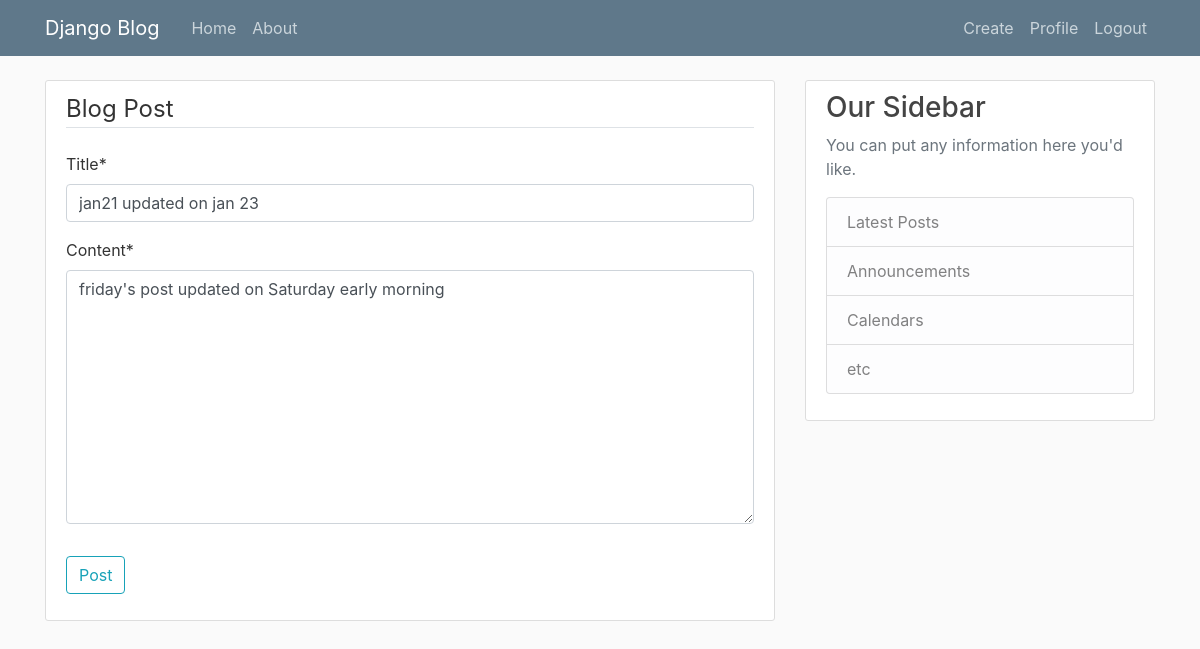
/post-detail/8/update/ (signed in), run on the app's committed database.
### homeapp/models.py (models this page shows, shortened)
class Post(models.Model):
    title=models.CharField(max_length=30)
    content=models.TextField()
    date_posted=models.DateTimeField(auto_now_add=True)
    author=models.ForeignKey(User, on_delete=models.CASCADE)

### homeapp/views.py (the view, shortened to what this page needs)
# urls.py: path('post-detail/<int:pk>/update/', PostUpdateView.as_view(), name='post-update'),
class PostUpdateView(LoginRequiredMixin, UserPassesTestMixin, UpdateView):
    model=Post
    fields=['title', 'content']
    def test_func(self):
        post=self.get_object()
        if post.author==self.request.user:
            return True
        return False

### homeapp/templates/homeapp/post_form.html (shortened to what this page needs)
{% extends "homeapp/base.html" %}
{% load crispy_forms_tags %}
{% block content %}
   <div class="content-section">
      <form method="POST">
           <fieldset class="form-group">
              <legend class="border-bottom mb-4">Blog Post</legend>
              {{ form|crispy }}
           </fieldset>
           <div class="form-group">
              <button class="btn btn-outline-info" type="submit">Post</button>
           </div>
       </form>
   </div>
{% endblock content %}

### homeapp/static/homeapp/main.css (style rules this page uses)
body { background: #fafafa; color: #333333; margin-top: 5rem; }
.content-section { background: #ffffff; padding: 10px 20px; border: 1px solid #dddddd; border-radius: 3px; margin-bottom: 20px; }

### data on the page
Post: title "jan21 updated on jan 23", content "friday's post updated on Saturday early morning"
